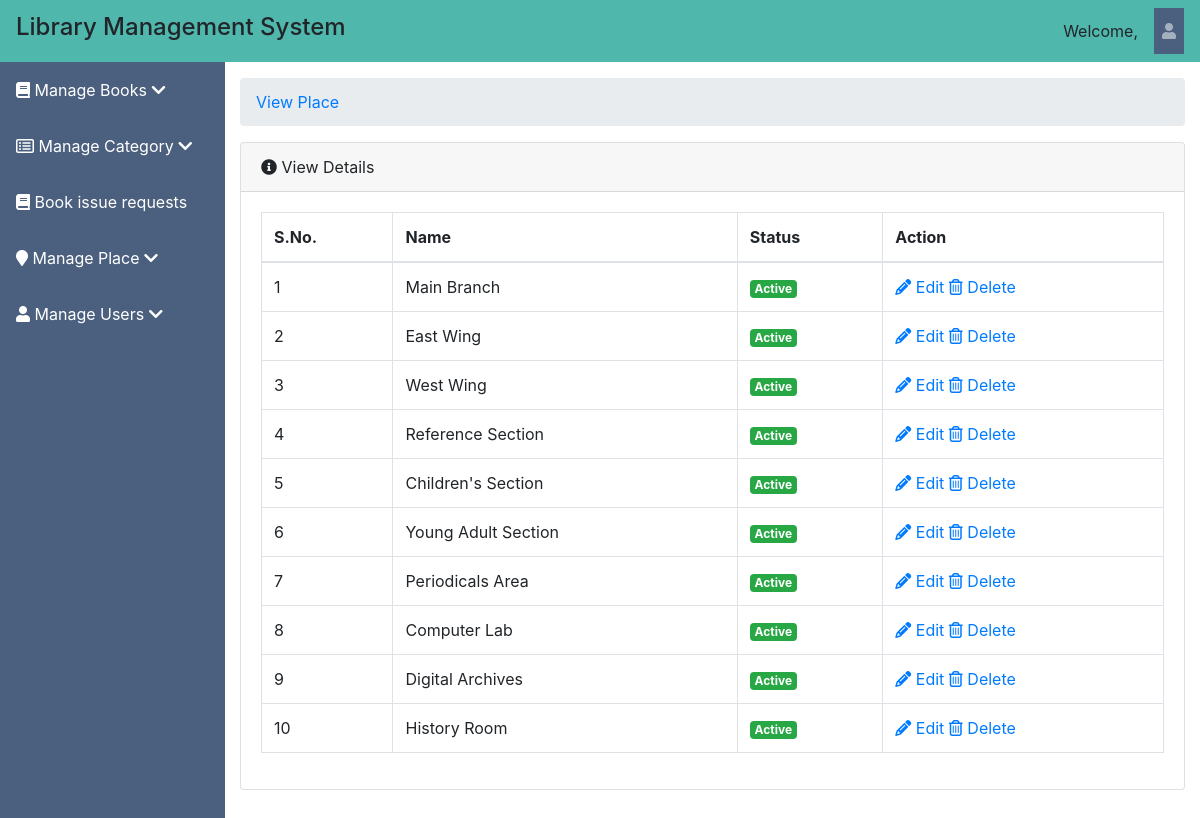
Page /library_management/admin/view-place.php (signed in) on the committed database.
### tables this page shows
CREATE TABLE `location` (
  `id` int(11) NOT NULL,
  `name` varchar(250) NOT NULL,
  `status` tinyint(4) NOT NULL COMMENT '1=active, 0=inactive',
  `created_at` timestamp NOT NULL DEFAULT current_timestamp() ON UPDATE current_timestamp()
);

### library_management/admin/view-place.php (the view, shortened to what this page needs)
<?php
include ('../connection.php');
?>
<?php include('include/header.php'); ?>
  <div id="wrapper">
    <?php include('include/side-bar.php'); ?>
    <div id="content-wrapper">
      <div class="container-fluid">
        <ol class="breadcrumb">
          <li class="breadcrumb-item">
            <a href="#">View Place</a>
          </li>
        </ol>
  <div class="card mb-3">
          <div class="card-header">
            <i class="fa fa-info-circle"></i>
            View Details</div>
            <div class="card-body">
            <div class="table-responsive">
              <table class="table table-bordered" id="dataTable" width="100%" cellspacing="0">
                <thead>
                                            <tr>
                                                <th>S.No.</th>
                                                <th>Name</th>
                                                <th>Status</th>
                                                <th>Action</th>
                                            </tr>
                                        </thead>
                                        <tbody>
										<?php
										$select_query = mysqli_query($conn, "select * from location");
										$sn = 1;
										while($row = mysqli_fetch_array($select_query))
										{
										?>
                                            <tr>
                                                <td><?php echo $sn; ?></td>
                                                <td><?php echo $row['name']; ?></td>
                                                <?php if($row['status']==1){
                                                  ?><td><span class="badge badge-success">Active</span></td>
                                        <?php } else { ?><td><span class="badge badge-danger">Inactive</span></td>
                                           <?php } ?>
                                                  <td>
                                                  <a href="edit-place.php?id=<?php echo $row['id'];?>"><i class="fa fa-pencil m-r-5"></i> Edit</a>
                                                  <a href="view-place.php?ids=<?php echo $row['id'];?>" onclick="return confirmDelete()"><i class="fa fa-trash-o m-r-5"></i> Delete</a>
                                                  </td>
                                                </tr>
										<?php $sn++; } ?>
                                        </tbody>
                                    </table>
                                </div>
                            </div>
                            </div>
    </div>
        </div>
 <?php include('include/footer.php'); ?>

### rows in the picture
location: name "Main Branch", status "Active"
location: name "East Wing", status "Active"
location: name "West Wing", status "Active"
location: name "Reference Section", status "Active"
location: name "Children's Section", status "Active"
location: name "Young Adult Section", status "Active"
location: name "Periodicals Area", status "Active"
location: name "Computer Lab", status "Active"
location: name "Digital Archives", status "Active"
location: name "History Room", status "Active"
